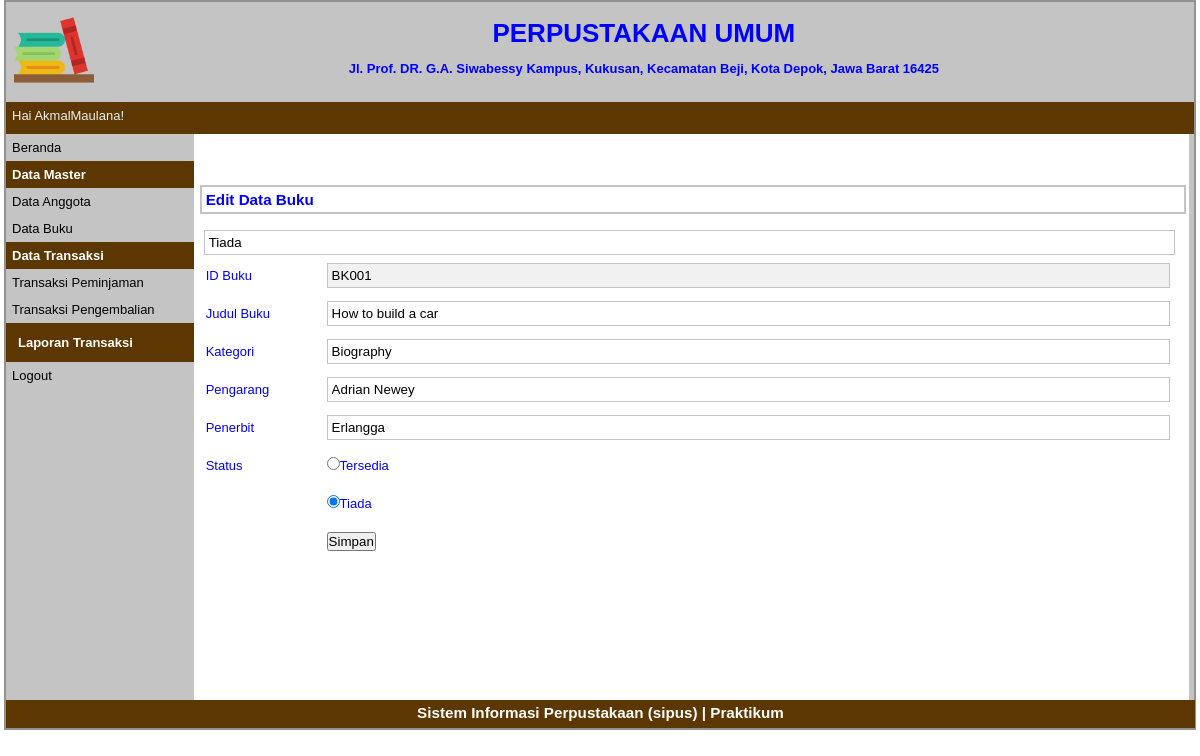
Screenshot of /index.php?p=buku-edit&id=BK001 (signed in) with the database file from the repository.
### tables this page shows
CREATE TABLE `buku` (
  `id_buku` varchar(5) NOT NULL,
  `judul_buku` varchar(50) NOT NULL,
  `kategori` varchar(50) NOT NULL,
  `pengarang` varchar(50) NOT NULL,
  `penerbit` varchar(50) NOT NULL,
  `status` varchar(10) NOT NULL
);

### pages/buku-edit.php (the view)
<?php
	$id_buku=$_GET['id'];
	$q_tampil_buku=mysqli_query($db,"SELECT * FROM buku WHERE id_buku='$id_buku'");
	$r_tampil_buku=mysqli_fetch_array($q_tampil_buku);
?>
<div id="label-page"><h3>Edit Data Buku</h3></div>
<div id="content">
	<form action="proses/buku-edit-proses.php" method="post" enctype="multipart/form-data">
	<table id="tabel-input">
		<tr>
			<td class="label-formulir">ID Buku</td>
			<td class="isian-formulir"><input type="text" name="id_buku" value="<?php echo $r_tampil_buku['id_buku']; ?>" readonly="readonly" class="isian-formulir isian-formulir-border warna-formulir-disabled"></td>
		</tr>
		<tr>
			<td class="label-formulir">Judul Buku</td>
			<td class="isian-formulir"><input type="text" name="judul_buku" value="<?php echo $r_tampil_buku['judul_buku']; ?>" class="isian-formulir isian-formulir-border"></td>
		</tr>
        <tr>
			<td class="label-formulir">Kategori</td>
			<td class="isian-formulir"><input type="text" name="kategori" value="<?php echo $r_tampil_buku['kategori']; ?>" class="isian-formulir isian-formulir-border"></td>
		</tr>
		<tr>
			<td class="label-formulir">Pengarang</td>
			<td class="isian-formulir"><input type="text" name="pengarang" value="<?php echo $r_tampil_buku['pengarang']; ?>" class="isian-formulir isian-formulir-border"></td>
		</tr>
        <tr>
			<td class="label-formulir">Penerbit</td>
			<td class="isian-formulir"><input type="text" name="penerbit" value="<?php echo $r_tampil_buku['penerbit']; ?>" class="isian-formulir isian-formulir-border"></td>
		</tr>
        <tr>
			<td class="label-formulir">Status</td>
			<?php
			if($r_tampil_buku['status']=="Tersedia")
			{
				echo "<td class='isian-formulir'><input type='radio' name='status' value='Tersedia' checked>Tersedia</label></td>
					</tr>
		<tr>
			<td class='label-formulir'></td>
			<td class='isian-formulir'><input type='radio' name='status' value='Tiada'>Tiada</td>";
			}
			elseif($r_tampil_buku['status']=="Tiada")
			{
				echo "<td class='isian-formulir'><input type='radio' name='status' value='Tersedia'>Tersedia</label></td>
					</tr>
		<tr>
			<td class='label-formulir'></td>
			<td class='isian-formulir'><input type='radio' name='status' value='Tiada' checked>Tiada</td>";
			}
			?>
			<input type="text" name="status" value="<?php echo $r_tampil_buku['status']; ?>" class="isian-formulir isian-formulir-border"></td>
		</tr>
		<tr>
			<td class="label-formulir"></td>
			<td class="isian-formulir"><input type="submit" name="simpan" value="Simpan" id="tombol-simpan"></td>
		</tr>
	</table>
	</form>
</div>

### style.css (style rules this page uses)
* { margin:0px; padding:0px }
body { font-family:sans-serif; font-size:13px; color:blue; }
#label-page { margin-top:6px; margin-bottom:6px; margin-left:6px; border:2px solid #C4C4C4; padding:4px; width:97.9%; }
#content { float:left; width:96.8%; min-height:454px; background-image : border:2px solid #C4C4C4; padding:10px; margin-bottom:6px; }
#tabel-input { width:100%; }
.label-formulir { width:12%; height:36px; margin:20px; }
.isian-formulir { width:80%; padding:4px; width:99.8%; }
.isian-formulir-border { border:1px solid #C4C4C4; }
.warna-formulir-disabled { background-color:#F1F1F1; }

### rows the page displays
buku: id_buku "BK001", judul_buku "How to build a car", kategori "Biography", pengarang "Adrian Newey", penerbit "Erlangga", status "Tiada"

### other values shown
$_SESSION['sesi'] "AkmalMaulana"
